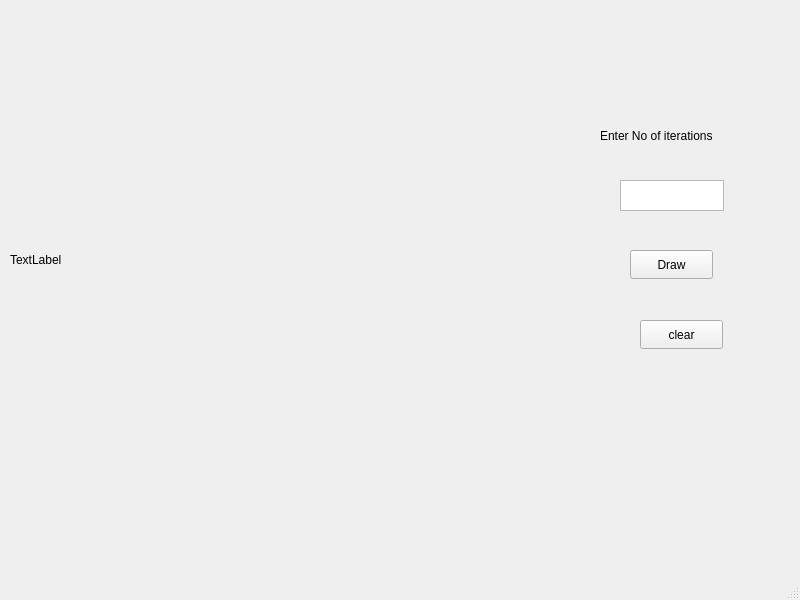
<?xml version="1.0" encoding="UTF-8"?>
<ui version="4.0">
 <class>MainWindow</class>
 <widget class="QMainWindow" name="MainWindow">
  <property name="geometry">
   <rect>
    <x>0</x>
    <y>0</y>
    <width>800</width>
    <height>600</height>
   </rect>
  </property>
  <property name="windowTitle">
   <string>MainWindow</string>
  </property>
  <widget class="QWidget" name="centralwidget">
   <widget class="QLabel" name="label">
    <property name="geometry">
     <rect>
      <x>10</x>
      <y>10</y>
      <width>500</width>
      <height>500</height>
     </rect>
    </property>
    <property name="text">
     <string>TextLabel</string>
    </property>
   </widget>
   <widget class="QLabel" name="label_2">
    <property name="geometry">
     <rect>
      <x>600</x>
      <y>120</y>
      <width>141</width>
      <height>31</height>
     </rect>
    </property>
    <property name="text">
     <string>Enter No of iterations</string>
    </property>
   </widget>
   <widget class="QTextEdit" name="textEdit">
    <property name="geometry">
     <rect>
      <x>620</x>
      <y>180</y>
      <width>104</width>
      <height>31</height>
     </rect>
    </property>
   </widget>
   <widget class="QPushButton" name="pushButton">
    <property name="geometry">
     <rect>
      <x>630</x>
      <y>250</y>
      <width>83</width>
      <height>29</height>
     </rect>
    </property>
    <property name="text">
     <string>Draw</string>
    </property>
   </widget>
   <widget class="QPushButton" name="pushButton_2">
    <property name="geometry">
     <rect>
      <x>640</x>
      <y>320</y>
      <width>83</width>
      <height>29</height>
     </rect>
    </property>
    <property name="text">
     <string>clear</string>
    </property>
   </widget>
  </widget>
  <widget class="QMenuBar" name="menubar">
   <property name="geometry">
    <rect>
     <x>0</x>
     <y>0</y>
     <width>800</width>
     <height>25</height>
    </rect>
   </property>
  </widget>
  <widget class="QStatusBar" name="statusbar"/>
 </widget>
 <resources/>
 <connections/>
</ui>
